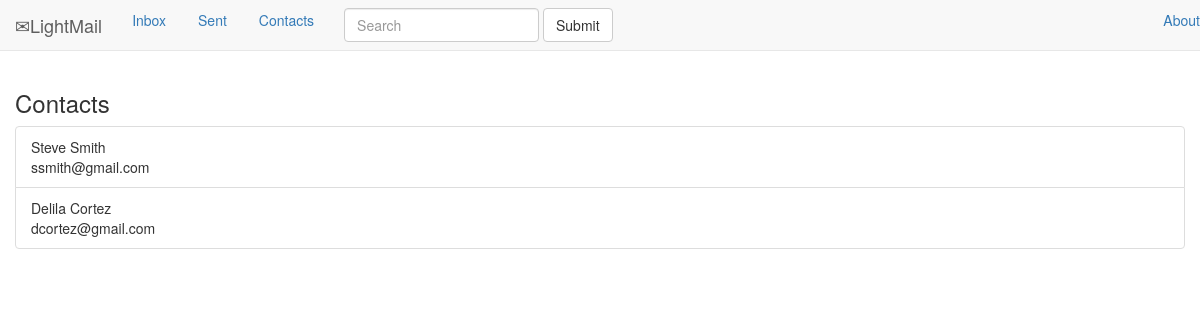
Screenshot of /mail/contacts with the database file from the repository.
### Mail/models.py (models this page shows)
class Contact(models.Model):
    first_name = models.CharField(max_length=30)
    last_name = models.CharField(max_length=30)
    email = models.CharField(max_length=60)
    dob = models.DateField()

### Mail/views.py (the view)
class contacts_list(generic.ListView):
    template_name = 'Mail/contacts_list.html'
    context_object_name = 'contacts'
    def get_queryset(self):
        return Contact.objects.all()

### Mail/templates/Mail/contacts_list.html
{% extends 'Mail/base.html' %}
{% block main_content %}
<h3>Contacts</h3>
<ul class="list-group">
    {% for contact in contacts %}
    <li class="list-group-item">
        {{ contact.first_name }} {{contact.last_name }}<br>
        {{ contact.email }}
    </li>
    {% endfor %}
</ul>
{% endblock %}

### Mail/static/Mail/css/styles.css (style rules this page uses)
body { padding-top:70px; }

### rows the page displays
Contact: first_name "Steve", last_name "Smith", email "ssmith@gmail.com"
Contact: first_name "Delila", last_name "Cortez", email "dcortez@gmail.com"
